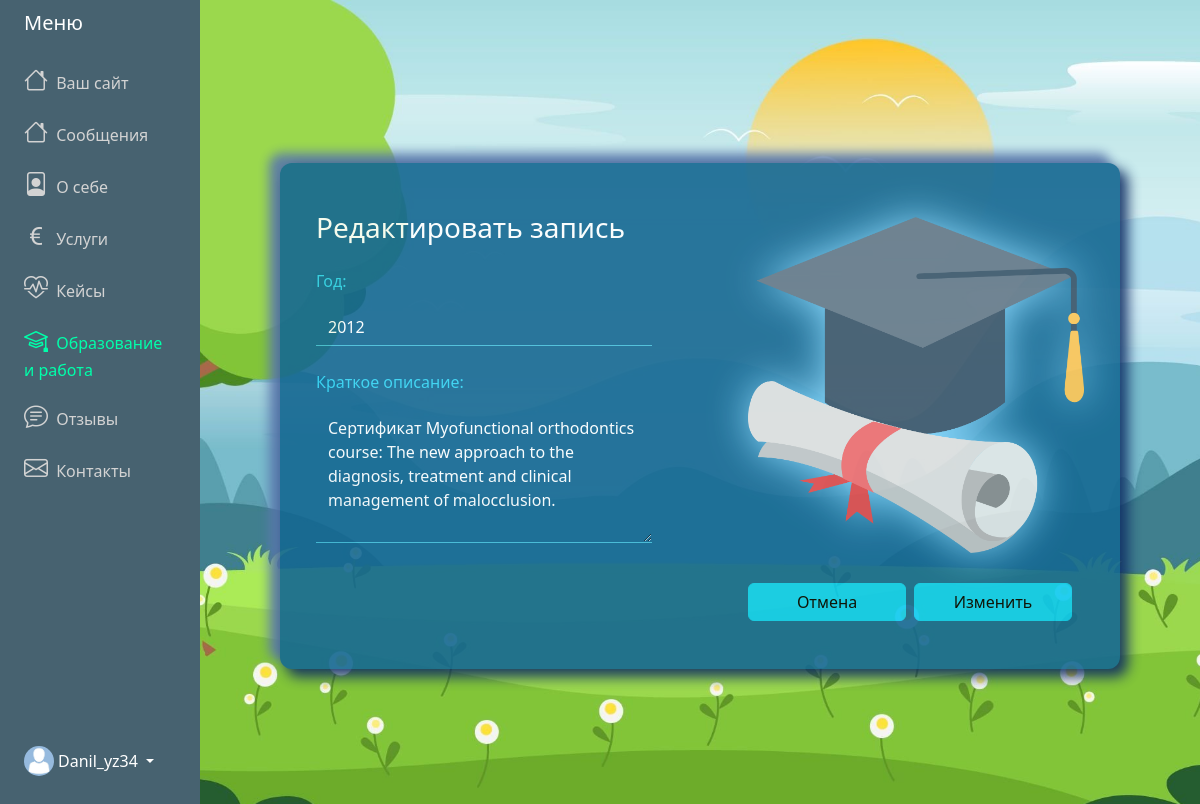
Page /adminPanel/ed_and_work/update/4 (signed in) on the earlier database version.
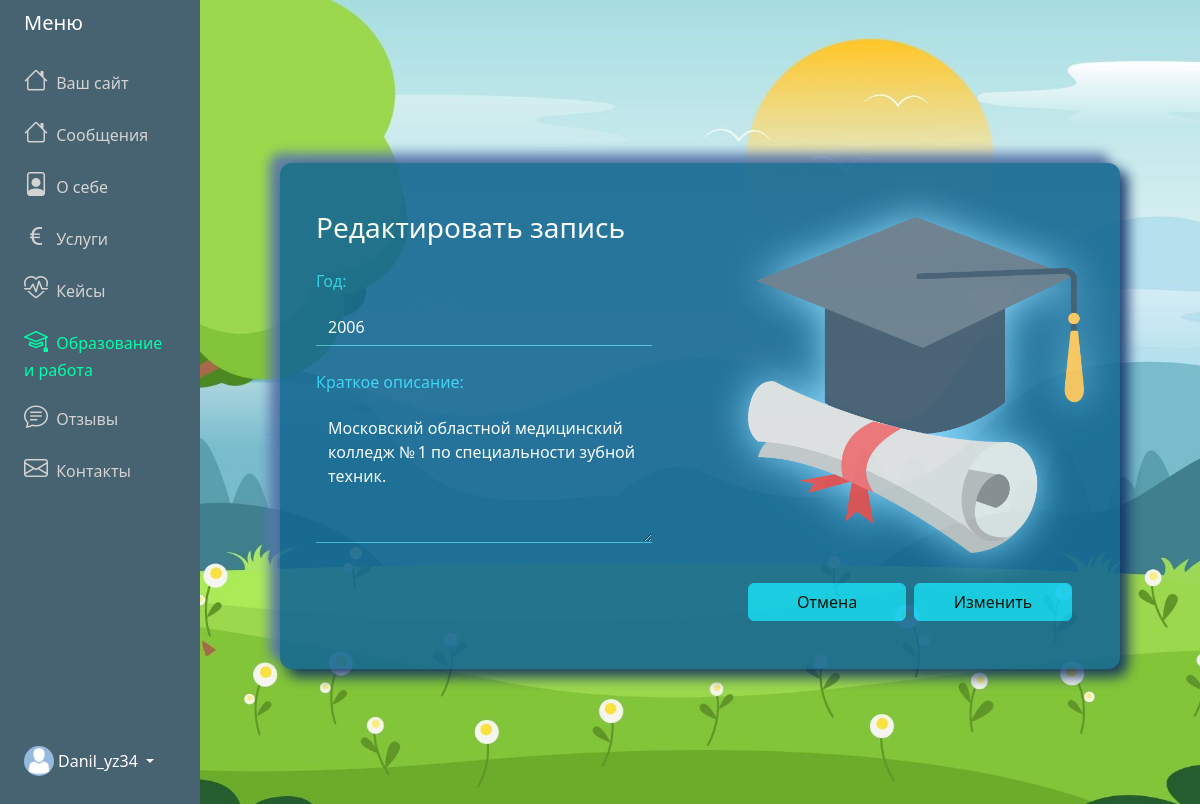
Same page on the later database version.
### adminPanel/models.py (models this page shows)
class Ed_and_work(models.Model):
    year = models.IntegerField("Год", default=current_year)
    desc = models.TextField(null=False, blank=False)
    diplom_img = models.ImageField(upload_to="Ed_and_work_img", null=True, blank=True)
    user = models.ForeignKey(User, on_delete=models.CASCADE)

### adminPanel/views.py (the view, shortened to what this page needs)
# urls.py: path('adminPanel/ed_and_work/update/<int:pk>', UpdatePostEdAndWorkView.as_view(), name="update-post-ed-and-work"),
class UpdatePostEdAndWorkView(LoginRequiredMixin,UpdateView):
    model = Ed_and_work
    fields = ['year','desc','diplom_img']
    template_name = "adminPanel/ed-and-work-form.html"
    success_url = reverse_lazy('ed-and-work')
    def get_context_data(self, **kwargs):
        context = super(UpdatePostEdAndWorkView, self).get_context_data(**kwargs)
        context['active'] = 'ed_and_work'
        context['menu'] = request_menu(self.request)
        return context

### adminPanel/views.py (called while the page is built)
def request_menu(request):
    user_id = request.user.id  # Получаем id текущего пользователя
    menu = Menu.objects.filter(user_id=user_id).first()  # Используем user_id для фильтрации
    return menu

### adminPanel/templates/adminPanel/ed-and-work-form.html (shortened to what this page needs)
{% extends "adminPanel/base.html" %}
{% block content %}
<div class="container vh-100 d-flex align-items-center">
    <div id="innerPage">
        <form method="post" novaldiate enctype="multipart/form-data">
            <div class="row align-items-center justify-content-center">
                <div class="col-sm-6 col-xs-12 text-white px-5 pt-5">
                    <div class="lead">
                        <h3>{% if ed_and_work %} Редактировать {% else %} Добавить {% endif %} запись</h3>
                    </div>
                    <div class="mt-4">
                        <p class="label-color">
                            Год:
                        </p>
                    </div>
                    <input class="form-control rounded-0 mb-3" type="text" name="year" id="id_year"
                        placeholder="Введите год" {% if ed_and_work %} value="{{form.year.value}}" {% endif %} />
                    <div class="mt-4">
                        <p class="label-color">
                            Краткое описание:
                        </p>
                    </div>
                    <textarea class="form-control rounded-0 mb-3" type="text" name="desc" id="id_desc" rows="5"
                        placeholder="Введите описание">{{ form.desc.value|default_if_none:"" }}</textarea>
                </div>
                <div class="col-sm-6 col-xs-12 px-5 pt-5">
                    <img src="{% if ed_and_work.diplom_img %} {{ ed_and_work.diplom_img.url }} {% else %} /media/default-diplom.png {% endif %}"
                        alt="{{ user.username }}" class="img-fluid admin-about-img" accept=".jpg,.jpeg,.png"
                        onclick="id_diplom_img.click()" id="ed_and_work_diplom_img">
                </div>
                <div class="row align-items-center justify-content-center">
                    <div class="col-sm-6 col-xs-12 text-white px-5 pt-5">
                    </div>
                    <div class="col-sm-6 col-xs-12 d-sm-block  px-5 pb-5">
                        <div class="d-grid gap-2 d-md-flex justify-content-md-end">
                            <a href="{% url 'ed-and-work' %}" class="btn btn-info mt-4 w-50">Отмена</a>
                            <button class="btn btn-info mt-4 w-50" type="submit">
                                {% if ed_and_work %} Изменить {% else %} Сохранить {% endif %}
                            </button>
                        </div>
                    </div>
                </div>
        </form>
    </div>
</div>
{% endblock content %}

Differences in the rows shown:
changed Ed_and_work: desc "Сертификат Myofunctional orthodontics course: The new approach to the diagnosis, treatment and clinical management of malocclusion." → "Московский областной медицинский колледж № 1 по специальности зубной техник."
Other differences:
form field year: "2012" → "2006"
